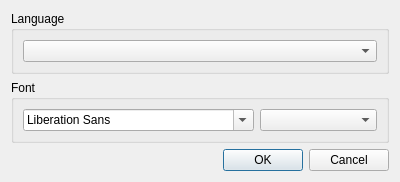
<?xml version="1.0" encoding="UTF-8"?>
<ui version="4.0">
 <class>Preferences</class>
 <widget class="QDialog" name="Preferences">
  <property name="geometry">
   <rect>
    <x>0</x>
    <y>0</y>
    <width>400</width>
    <height>179</height>
   </rect>
  </property>
  <property name="windowTitle">
   <string notr="true"/>
  </property>
  <layout class="QVBoxLayout" name="verticalLayout">
   <item>
    <widget class="QGroupBox" name="groupBox">
     <property name="title">
      <string>Language</string>
     </property>
     <layout class="QVBoxLayout" name="verticalLayout_3">
      <item>
       <widget class="QComboBox" name="languageComboBox"/>
      </item>
     </layout>
    </widget>
   </item>
   <item>
    <widget class="QGroupBox" name="groupBox_2">
     <property name="title">
      <string>Font</string>
     </property>
     <layout class="QVBoxLayout" name="verticalLayout_4">
      <item>
       <layout class="QHBoxLayout" name="horizontalLayout">
        <item>
         <widget class="QFontComboBox" name="fontComboBox"/>
        </item>
        <item>
         <widget class="QComboBox" name="fontSizeComboBox">
          <property name="enabled">
           <bool>true</bool>
          </property>
         </widget>
        </item>
       </layout>
      </item>
     </layout>
    </widget>
   </item>
   <item>
    <widget class="QDialogButtonBox" name="acceptRejectButtonBox">
     <property name="standardButtons">
      <set>QDialogButtonBox::Cancel|QDialogButtonBox::Ok</set>
     </property>
    </widget>
   </item>
  </layout>
 </widget>
 <resources/>
 <connections/>
</ui>
